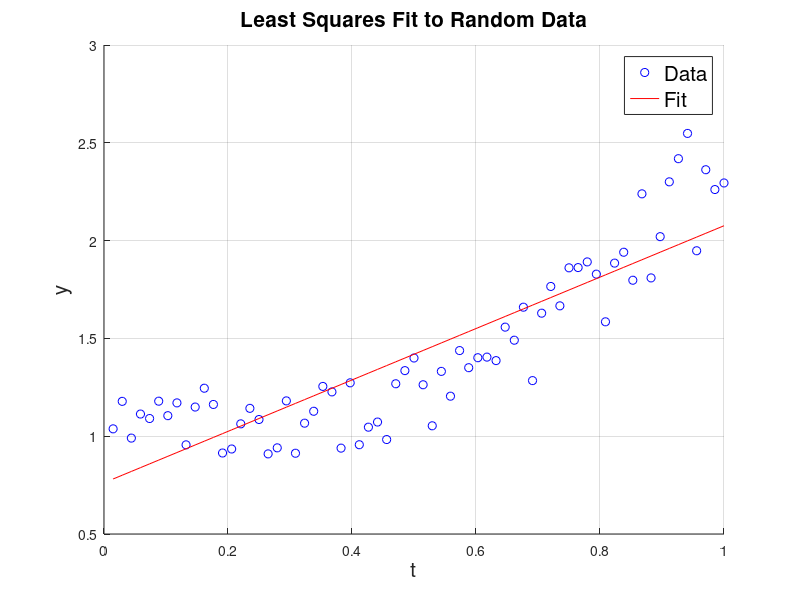

The MATLAB source for this figure:
%MACM 316 - MatLab Warmup Problem B
%Linear Algebra
%
%Please Refer to the the 'Matlab Warmup' assignment sheet found on Canvas.
%
%Purpose: The purpose of this problem is to compute a quadratic
%       | least squares fit to some noisy data. We will do this by 
%       | reivewing/learning the basic linear algebra operations in 
%       | Matlab. This includes matrix operations/syntax,
%       | manipulating vectors, and solving linear systems.

%  PRACTICE INITIALIZATION

%  clear the workspace of old values
clear

%  load the practice data & list variables
load hw00Bpractice.mat
whos

A = [t ones(size(t))]; 

%  redo these lines
M = transpose(A) * A;
v = transpose(A) * y;

%  linear solve
c = M\v;

z = c(1)*t+c(2);

% ~~~~~ Changes made by me ~~~~~
Sum=0;

for j = 1:N
    Sum = Sum + (y(j) - z(j))^2;
end 

Err = 1/N * Sum;
disp(Err);
% ~~~~~~~~~~~~~~~~~~~~~~~~~~~~~~~

disp('grading variables list:  z, Err')

%  pre-written Plotting section
figure(1)
clf
hold on
plot(t,y,'bo')
plot(t,z,'r')
grid on
xlabel('t','fontsize',15)
ylabel('y','fontsize',15)
title('Least Squares Fit to Random Data','fontsize',15)
legend({'Data', 'Fit'},'fontsize',15)